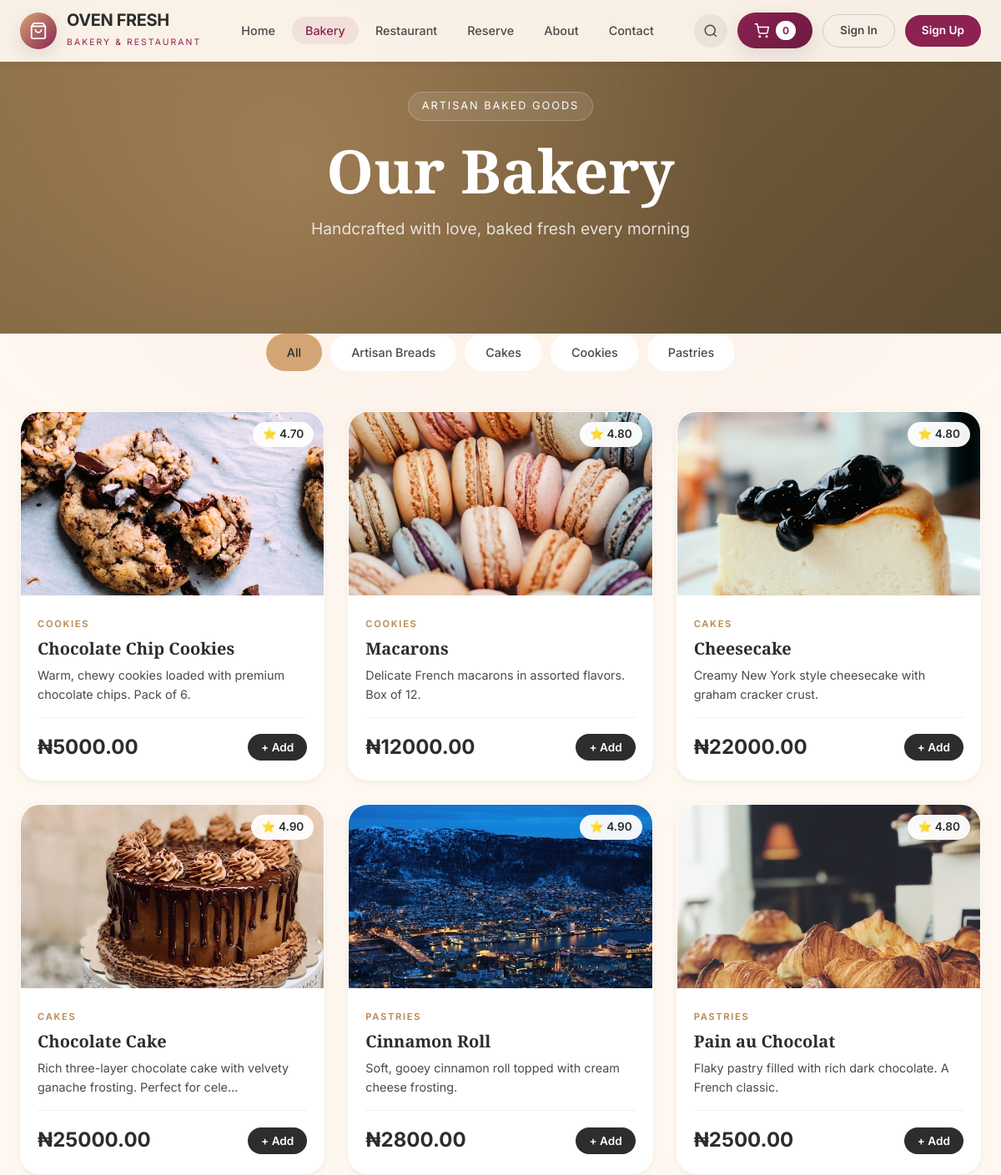
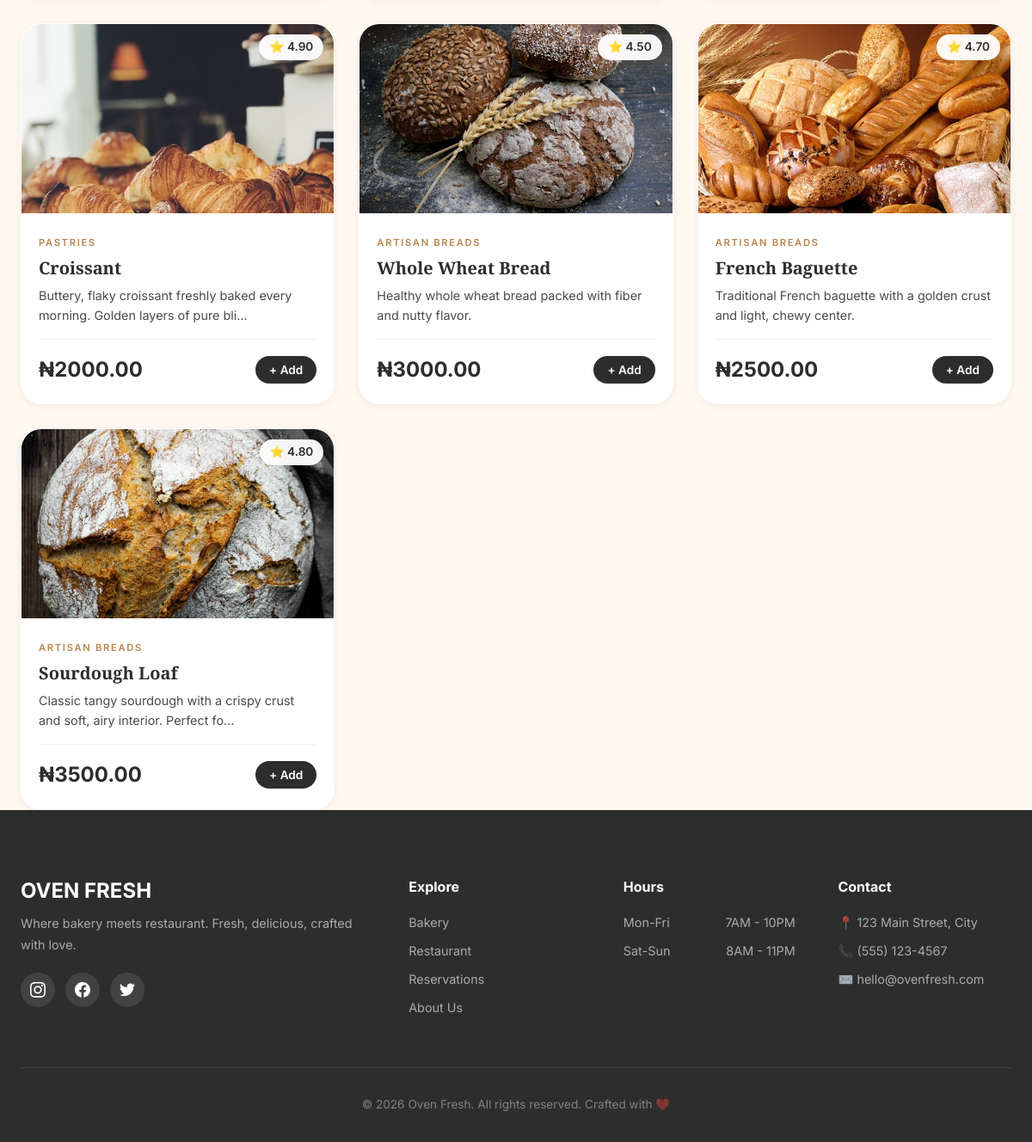
/bakery/, run on the app's committed database (2 pictures, top to bottom).
### shop/models.py (models this page shows, shortened)
class Category(models.Model):
    PRODUCT_TYPES = [
        ('bakery', 'Bakery'),
        ('restaurant', 'Restaurant'),
    ]
    name = models.CharField(max_length=100)
    slug = models.SlugField(unique=True)
    product_type = models.CharField(max_length=20, choices=PRODUCT_TYPES)
    description = models.TextField(blank=True)
    class Meta:
        verbose_name_plural = 'Categories'
        ordering = ['name']

class Product(models.Model):
    name = models.CharField(max_length=200)
    slug = models.SlugField(unique=True)
    category = models.ForeignKey(Category, on_delete=models.CASCADE, related_name='products')
    description = models.TextField()
    price = models.DecimalField(max_digits=10, decimal_places=2)
    image = models.ImageField(upload_to='products/', default='default.jpg')
    rating = models.DecimalField(max_digits=3, decimal_places=2, default=4.5)
    calories = models.IntegerField(default=0, blank=True, null=True)
    is_available = models.BooleanField(default=True)
    created_at = models.DateTimeField(auto_now_add=True)
    class Meta:
        ordering = ['-created_at']

### shop/views.py (the view)
# urls.py: path('bakery/', views.bakery, name='bakery'),
def bakery(request):
    products = Product.objects.filter(category__product_type='bakery', is_available=True)
    categories = Category.objects.filter(product_type='bakery')
    category_slug = request.GET.get('category')
    if category_slug:
        products = products.filter(category__slug=category_slug)
    context = {
        'products': products,
        'categories': categories,
        'current_category': category_slug,
        'page_type': 'bakery',
    }
    return render(request, 'bakery.html', context)

### shop/context_processors.py (called while the page is built)
def cart_context(request):
    cart = Cart(request)
    is_admin_user = False
    if request.user.is_authenticated:
        is_admin_user = request.user.is_superuser or request.user.groups.filter(name__in=['Main Admin', 'Manager']).exists()
    return {
        'cart': cart,
        'cart_count': len(cart),
        'cart_total': cart.get_total_price(),
        'is_admin_user': is_admin_user,
    }

    def __len__(self):
        return sum(item['quantity'] for item in self.cart.values())

    def get_total_price(self):
        return sum(Decimal(item['price']) * item['quantity'] for item in self.cart.values())

### shop/templates/bakery.html (shortened to what this page needs)
{% extends 'base.html' %}
{% block content %}
<section class="page-hero bakery-hero">
    <div class="page-hero-bg"></div>
    <div class="page-hero-content">
        <span class="hero-tag">Artisan Baked Goods</span>
        <h1>Our Bakery</h1>
        <p>Handcrafted with love, baked fresh every morning</p>
    </div>
</section>
<section class="menu-section bakery-menu">
    <div class="container">
        <div class="category-filter">
            <a href="{% url 'bakery' %}" class="filter-btn {% if not current_category %}active{% endif %}">All</a>
            {% for cat in categories %}
            <a href="?category={{ cat.slug }}" class="filter-btn {% if current_category == cat.slug %}active{% endif %}">{{ cat.name }}</a>
            {% endfor %}
        </div>
        <div class="products-grid">
            {% for product in products %}
            <div class="product-card bakery-product" data-aos="fade-up">
                <a href="{% url 'product_detail' product.slug %}" class="product-image">
                    {% if product.image %}
                    <img src="{{ product.image.url }}" alt="{{ product.name }}" style="width:100%;height:100%;object-fit:cover;">
                    {% else %}
                    <div class="product-placeholder bakery-placeholder">🥐</div>
                    {% endif %}
                    <span class="product-rating">⭐ {{ product.rating }}</span>
                </a>
                <div class="product-info">
                    <span class="product-category">{{ product.category.name }}</span>
                    <h3><a href="{% url 'product_detail' product.slug %}">{{ product.name }}</a></h3>
                    <p>{{ product.description|truncatechars:80 }}</p>
                    <div class="product-footer">
                        <span class="product-price">₦{{ product.price }}</span>
                        <form method="post" action="{% url 'add_to_cart' product.id %}">
                            <button type="submit" class="add-btn">+ Add</button>
                        </form>
                    </div>
                </div>
            </div>
            {% empty %}
            <div class="empty-state">
                <p>No products found in this category.</p>
            </div>
            {% endfor %}
        </div>
    </div>
</section>
{% endblock %}

### shop/templates/base.html (shortened to what this page needs)
{% load static %}
<!DOCTYPE html>
<html lang="en">
<head>
    <link rel="stylesheet" href="{% static 'css/style.css' %}">
</head>
<body class="page-{{ page_type|default:'home' }}">
    <nav class="navbar" id="navbar">
        <div class="nav-container">
            <a href="{% url 'home' %}" class="nav-logo">
                <div class="logo-icon">
                    <svg viewBox="0 0 24 24" fill="none" stroke="currentColor" stroke-width="2">
                        <path d="M6 2L3 6v14a2 2 0 002 2h14a2 2 0 002-2V6l-3-4z"/>
                        <line x1="3" y1="6" x2="21" y2="6"/>
                        <path d="M16 10a4 4 0 01-8 0"/>
                    </svg>
                </div>
                <div class="logo-text">
                    <h1>OVEN FRESH</h1>
                    <span>Bakery & Restaurant</span>
                </div>
            </a>
            <ul class="nav-links">
                <li><a href="{% url 'home' %}" class="{% if request.resolver_match.url_name == 'home' %}active{% endif %}">Home</a></li>
                <li><a href="{% url 'bakery' %}" class="{% if request.resolver_match.url_name == 'bakery' %}active{% endif %}">Bakery</a></li>
                <li><a href="{% url 'restaurant' %}" class="{% if request.resolver_match.url_name == 'restaurant' %}active{% endif %}">Restaurant</a></li>
                <li><a href="{% url 'reservation' %}" class="{% if request.resolver_match.url_name == 'reservation' %}active{% endif %}">Reserve</a></li>
                <li><a href="{% url 'about' %}" class="{% if request.resolver_match.url_name == 'about' %}active{% endif %}">About</a></li>
                <li><a href="{% url 'contact' %}" class="{% if request.resolver_match.url_name == 'contact' %}active{% endif %}">Contact</a></li>
            </ul>
            <div class="nav-actions">
                <a href="{% url 'search' %}" class="nav-icon-btn" title="Search">
                    <svg viewBox="0 0 24 24" fill="none" stroke="currentColor" stroke-width="2" width="18" height="18"><circle cx="11" cy="11" r="8"/><line x1="21" y1="21" x2="16.65" y2="16.65"/></svg>
                </a>
                <a href="{% url 'cart' %}" class="cart-btn">
                    <svg viewBox="0 0 24 24" fill="none" stroke="currentColor" stroke-width="2"><circle cx="9" cy="21" r="1"/><circle cx="20" cy="21" r="1"/><path d="M1 1h4l2.68 13.39a2 2 0 002 1.61h9.72a2 2 0 002-1.61L23 6H6"/></svg>
                    <span class="cart-count">{{ cart_count }}</span>
                </a>
                {% if is_admin_user %}
                    <a href="{% url 'dashboard' %}" class="nav-admin-link">📊 Dashboard</a>
                    <a href="{% url 'logout' %}" class="nav-logout-btn">Logout</a>
                {% else %}
                <a href="{% url 'customer_login' %}" class="nav-login-btn">Sign In</a>
                <a href="{% url 'customer_register' %}" class="nav-signup-btn">Sign Up</a>
                {% endif %}
            </div>
        </div>
    </nav>
    <main>
        {% block content %}{% endblock %}
    </main>
    <footer class="footer">
        <div class="footer-container">
            <div class="footer-grid">
                <div class="footer-col">
                    <div class="footer-logo">
                        <h2>OVEN FRESH</h2>
                        <p>Where bakery meets restaurant. Fresh, delicious, crafted with love.</p>
                    </div>
                    <div class="social-links">
                        <a href="#" aria-label="Instagram"></a>
                        <a href="#" aria-label="Facebook"></a>
                        <a href="#" aria-label="Twitter"></a>
                    </div>
                </div>
                <div class="footer-col">
                    <h3>Explore</h3>
                    <ul>
                        <li><a href="{% url 'bakery' %}">Bakery</a></li>
                        <li><a href="{% url 'restaurant' %}">Restaurant</a></li>
                        <li><a href="{% url 'reservation' %}">Reservations</a></li>
                        <li><a href="{% url 'about' %}">About Us</a></li>
                    </ul>
                </div>
                <div class="footer-col">
                    <h3>Hours</h3>
                    <ul class="hours-list">
                        <li><span>Mon-Fri</span><span>7AM - 10PM</span></li>
                        <li><span>Sat-Sun</span><span>8AM - 11PM</span></li>
                    </ul>
                </div>
                <div class="footer-col">
                    <h3>Contact</h3>
                    <ul class="contact-list">
                        <li>📍 123 Main Street, City</li>
                        <li>📞 (555) 123-4567</li>
                        <li>✉️ hello@ovenfresh.com</li>
                    </ul>
                </div>
            </div>
            <div class="footer-bottom">
                <p>© 2026 Oven Fresh. All rights reserved. Crafted with ❤️</p>
            </div>
        </div>
    </footer>
</body>
</html>

### data on the page
Category: name "Artisan Breads"
Category: name "Cakes"
Category: name "Cookies"
Category: name "Pastries"
Product: image (picture), rating "4.70", category.name "COOKIES", name "Chocolate Chip Cookies", description "Warm, chewy cookies loaded with premium chocolate chips. Pack of 6.", price "5000.00"
Product: image (picture), rating "4.80", category.name "COOKIES", name "Macarons", description "Delicate French macarons in assorted flavors. Box of 12.", price "12000.00"
Product: image (picture), rating "4.80", category.name "CAKES", name "Cheesecake", description "Creamy New York style cheesecake with graham cracker crust.", price "22000.00"
Product: image (picture), rating "4.90", category.name "CAKES", name "Chocolate Cake", description "Rich three-layer chocolate cake with velvety ganache frosting. Perfect for cele…", price "25000.00"
Product: image (picture), rating "4.90", category.name "PASTRIES", name "Cinnamon Roll", description "Soft, gooey cinnamon roll topped with cream cheese frosting.", price "2800.00"
Product: image (picture), rating "4.80", category.name "PASTRIES", name "Pain au Chocolat", description "Flaky pastry filled with rich dark chocolate. A French classic.", price "2500.00"
Product: image (picture), rating "4.90", category.name "PASTRIES", name "Croissant", description "Buttery, flaky croissant freshly baked every morning. Golden layers of pure bli…", price "2000.00"
Product: image (picture), rating "4.50", category.name "ARTISAN BREADS", name "Whole Wheat Bread", description "Healthy whole wheat bread packed with fiber and nutty flavor.", price "3000.00"
Product: image (picture), rating "4.70", category.name "ARTISAN BREADS", name "French Baguette", description "Traditional French baguette with a golden crust and light, chewy center.", price "2500.00"
Product: image (picture), rating "4.80", category.name "ARTISAN BREADS", name "Sourdough Loaf", description "Classic tangy sourdough with a crispy crust and soft, airy interior. Perfect fo…", price "3500.00"

### other printed values
{{ cart_count }} "0"
